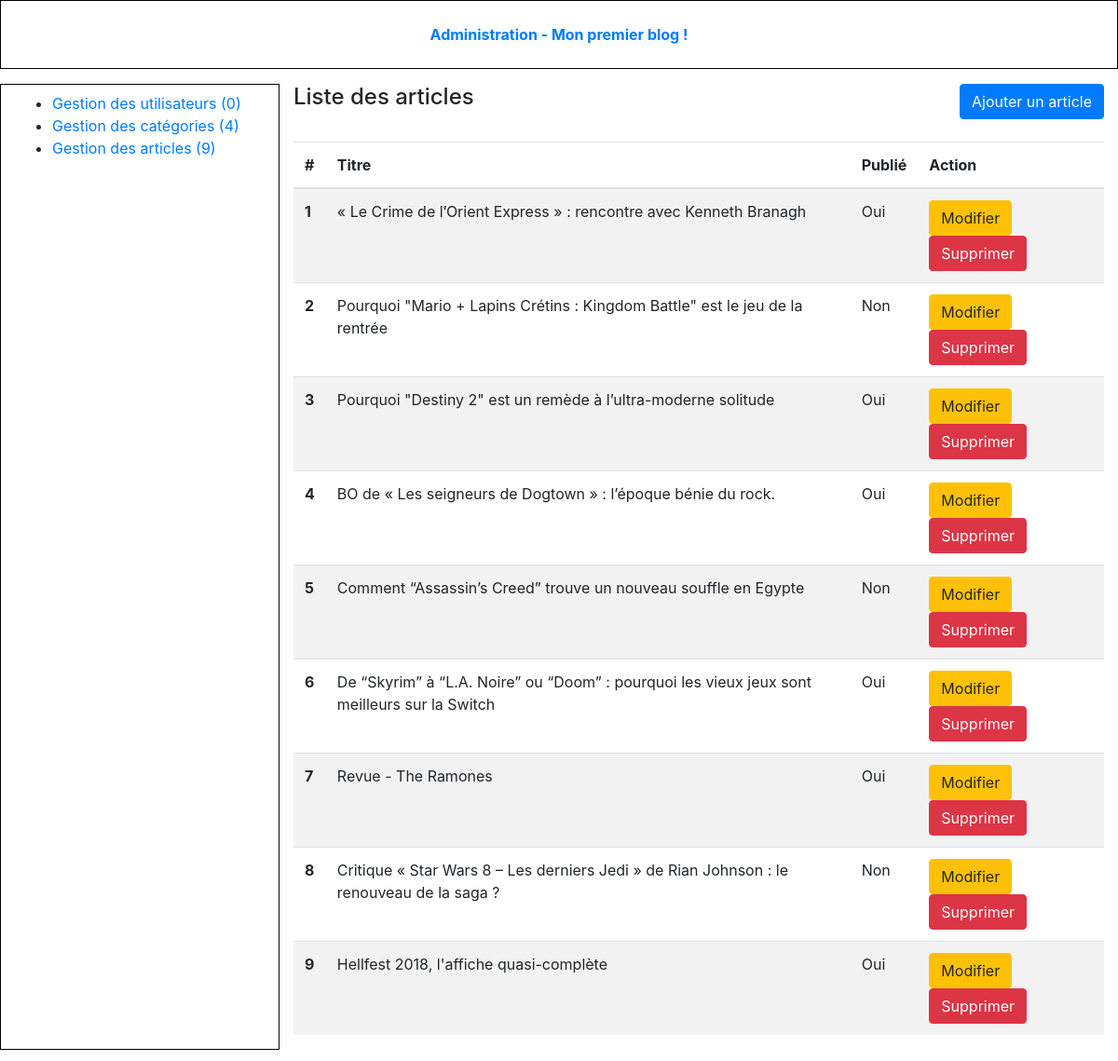
Page /admin/article-list.php on the committed database.
### tables this page shows
CREATE TABLE `article` (
  `id` int(11) NOT NULL,
  `category_id` int(11) NOT NULL,
  `title` varchar(255) NOT NULL,
  `created_at` date NOT NULL,
  `content` longtext NOT NULL,
  `summary` text NOT NULL,
  `is_published` tinyint(1) NOT NULL DEFAULT '1'
);

### admin/article-list.php (the view, shortened to what this page needs)
<?php
require_once '../tools/_db.php';
$query = $db->query('SELECT * FROM article');
$articles = $query->fetchall();
?>
<!DOCTYPE html>
<html>
	<head>
		<?php require 'partials/head_assets.php'; ?>
	</head>
	<body class="index-body">
		<div class="container-fluid">
			<?php require 'partials/header.php'; ?>
			<div class="row my-3 index-content">
				<?php require 'partials/nav.php'; ?>
				<section class="col-9">
					<header class="pb-4 d-flex justify-content-between">
						<h4>Liste des articles</h4>
						<a class="btn btn-primary" href="article-form.php">Ajouter un article</a>
					</header>
					<table class="table table-striped">
						<thead>
							<tr>
								<th>#</th>
								<th>Titre</th>
								<th>Publié</th>
								<th>Action</th>
							</tr>
						</thead>
						<tbody>
							<?php if($articles): ?>
							<?php foreach($articles as $article): ?>
							<tr>
								<th><?php echo htmlentities($article['id']); ?></th>
								<td><?php echo htmlentities($article['title']); ?></td>
								<td>
									<?php if($article['is_published'] == 1): ?>
									Oui
									<?php else: ?>
									Non
									<?php endif; ?>
								</td>
								<td>
									<a href="article-form.php?article_id=<?php echo $article['id']; ?>&action=edit" class="btn btn-warning">Modifier</a>
									<a onclick="return confirm('Are you sure?')" href="article-list.php?article_id=<?php echo $article['id']; ?>&action=delete" class="btn btn-danger">Supprimer</a>
								</td>
							</tr>
							<?php endforeach; ?>
							<?php else: ?>
								Aucun article enregistré.
							<?php endif; ?>
						</tbody>
					</table>
				</section>
			</div>
		</div>
	</body>
</html>

### rows in the picture
article: id "1", title "« Le Crime de l’Orient Express » : rencontre avec Kenneth Branagh", is_published "Oui"
article: id "2", title "Pourquoi \"Mario + Lapins Crétins : Kingdom Battle\" est le jeu de la rentrée", is_published "Non"
article: id "3", title "Pourquoi \"Destiny 2\" est un remède à l’ultra-moderne solitude", is_published "Oui"
article: id "4", title "BO de « Les seigneurs de Dogtown » : l’époque bénie du rock.", is_published "Oui"
article: id "5", title "Comment “Assassin’s Creed” trouve un nouveau souffle en Egypte", is_published "Non"
article: id "6", title "De “Skyrim” à “L.A. Noire” ou “Doom” : pourquoi les vieux jeux sont meilleurs sur la Switch", is_published "Oui"
article: id "7", title "Revue - The Ramones", is_published "Oui"
article: id "8", title "Critique « Star Wars 8 – Les derniers Jedi » de Rian Johnson : le renouveau de la saga ?", is_published "Non"
article: id "9", title "Hellfest 2018, l'affiche quasi-complète", is_published "Oui"

### other values in the picture
$nbUsers "0"
$nbCategories "4"
$nbArticles "9"
